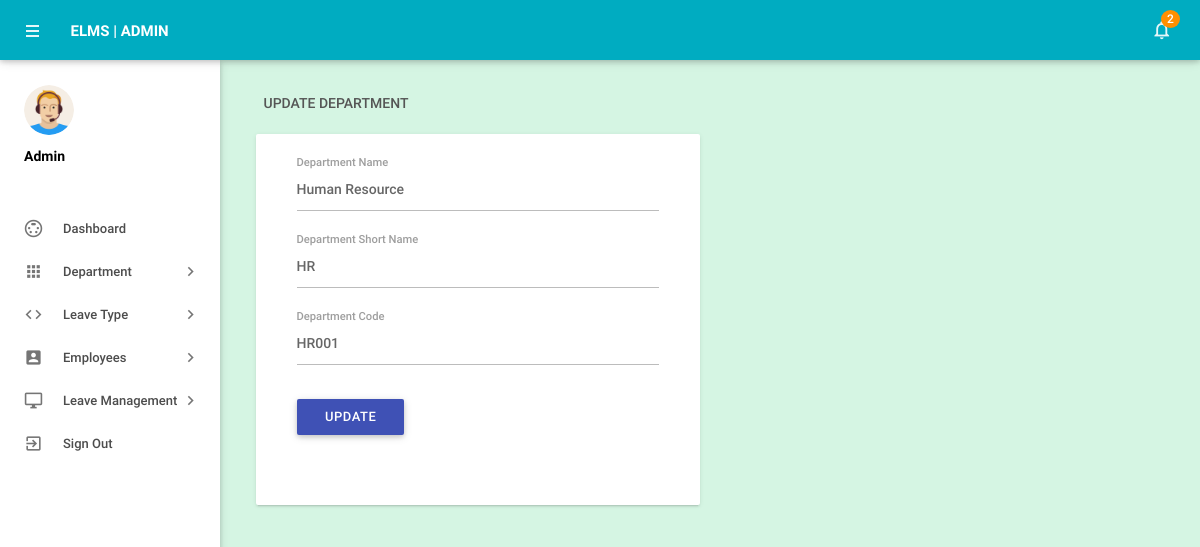
Screenshot of /admin/editdepartment.php?deptid=1 (signed in) with the database file from the repository.
### tables this page shows
CREATE TABLE `tbldepartments` (
  `id` int(11) NOT NULL,
  `DepartmentName` varchar(150) DEFAULT NULL,
  `DepartmentShortName` varchar(100) NOT NULL,
  `DepartmentCode` varchar(50) DEFAULT NULL,
  `CreationDate` timestamp NULL DEFAULT CURRENT_TIMESTAMP
);

### admin/editdepartment.php (the view, shortened to what this page needs)
<?php
include('includes/config.php');
if(strlen($_SESSION['alogin'])==0)
    {
header('location:index.php');
}
else{
    ?>
<!DOCTYPE html>
<html lang="en">
    <head>
        <link type="text/css" rel="stylesheet" href="../assets/plugins/materialize/css/materialize.min.css"/>
        <link href="../assets/plugins/material-preloader/css/materialPreloader.min.css" rel="stylesheet">
        <link href="../assets/css/alpha.min.css" rel="stylesheet" type="text/css"/>
        <link href="../assets/css/custom.css" rel="stylesheet" type="text/css"/>
    </head>
    <body>
  <?php include('includes/header.php');?>
       <?php include('includes/sidebar.php');?>
            <main class="mn-inner">
                <div class="row">
                    <div class="col s12">
                        <div class="page-title">Update Department</div>
                    </div>
                    <div class="col s12 m12 l6">
                        <div class="card">
                            <div class="card-content">
                                <div class="row">
                                    <form class="col s12" name="chngpwd" method="post">
<?php
$did=intval($_GET['deptid']);
$sql = "SELECT * from tbldepartments WHERE id=:did";
$query = $dbh -> prepare($sql);
$query->bindParam(':did',$did,PDO::PARAM_STR);
$query->execute();
$results=$query->fetchAll(PDO::FETCH_OBJ);
if($query->rowCount() > 0)
{
foreach($results as $result)
{               ?>
                                        <div class="row">
                                            <div class="input-field col s12">
<input id="departmentname" type="text"  class="validate" autocomplete="off" name="departmentname" value="<?php echo htmlentities($result->DepartmentName);?>"  required>
                                                <label for="deptname">Department Name</label>
                                            </div>
          <div class="input-field col s12">
<input id="departmentshortname" type="text"  class="validate" autocomplete="off" value="<?php echo htmlentities($result->DepartmentShortName);?>" name="departmentshortname"  required>
                                                <label for="deptshortname">Department Short Name</label>
                                            </div>
  <div class="input-field col s12">
 <input id="deptcode" type="text" name="deptcode" class="validate" autocomplete="off" value="<?php echo htmlentities($result->DepartmentCode);?>" required>
                                                <label for="password">Department Code</label>
                                            </div>
<?php }} ?>
<div class="input-field col s12">
<button type="submit" name="update" class="waves-effect waves-light btn indigo m-b-xs">UPDATE</button>
</div>
                                        </div>
                                    </form>
                                </div>
                            </div>
                        </div>
                    </div>
                </div>
            </main>
        </div>
        <div class="left-sidebar-hover"></div>
    </body>
</html>
<?php } ?>

### rows the page displays
tbldepartments: departmentname "Human Resource", departmentshortname "HR", deptcode "HR001"

### other values shown
$unreadcount "2"
